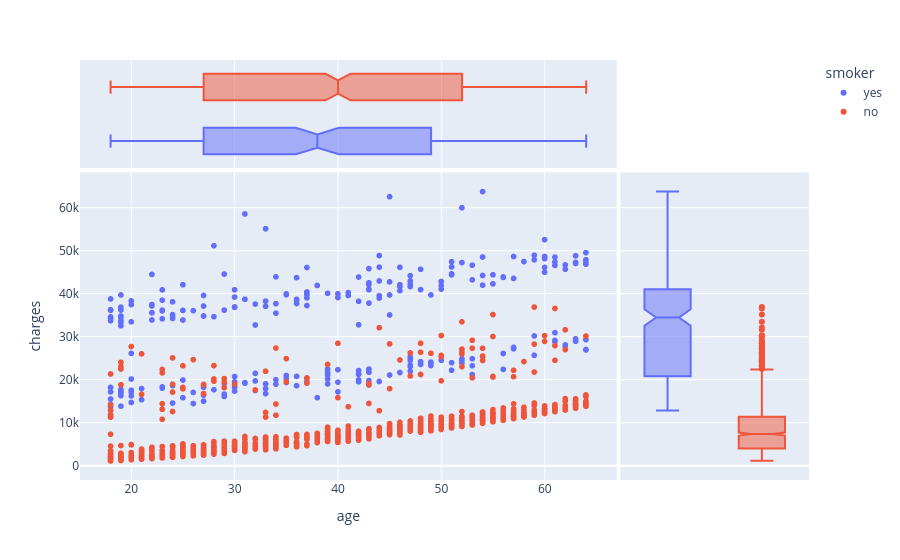

Source (notebook cell):
### Markdown cell above
We can see that smokers have the highest charges across all ages. The general trend in the smoking and non smoking groups is that insurance costs increase with age.
However, there is still an overlap in many data points for smokers and non smokers. We will explore this later.

### Code cell
#code taken from LMS modules
fig = px.scatter(df_cleaned, x="age", y="charges", color="smoker",
                 marginal_y="box", marginal_x="box")
fig.show()

### Figure 1 — Plotly figure (JSON) as saved in the notebook; plotly's stock layout.template omitted (floating-point values rounded to 4 significant figures; data arrays with more than 128 entries replaced by an {"elided": "..."} marker saying what was removed)
{"data": [{"hovertemplate": "smoker=yes<br>age=%{x}<br>charges=%{y}<extra></extra>", "legendgroup": "yes", "marker": {"color": "#636efa", "symbol": "circle"}, "mode": "markers", "name": "yes", "showlegend": true, "type": "scattergl", "x": {"elided": "274 int values"}, "xaxis": "x", "y": {"elided": "274 float values"}, "yaxis": "y"}, {"alignmentgroup": "True", "hovertemplate": "smoker=yes<br>age=%{x}<extra></extra>", "legendgroup": "yes", "marker": {"color": "#636efa", "symbol": "circle"}, "name": "yes", "notched": true, "offsetgroup": "yes", "showlegend": false, "type": "box", "x": {"elided": "274 int values"}, "xaxis": "x3", "yaxis": "y3"}, {"alignmentgroup": "True", "hovertemplate": "smoker=yes<br>charges=%{y}<extra></extra>", "legendgroup": "yes", "marker": {"color": "#636efa", "symbol": "circle"}, "name": "yes", "notched": true, "offsetgroup": "yes", "showlegend": false, "type": "box", "xaxis": "x2", "y": {"elided": "274 float values"}, "yaxis": "y2"}, {"hovertemplate": "smoker=no<br>age=%{x}<br>charges=%{y}<extra></extra>", "legendgroup": "no", "marker": {"color": "#EF553B", "symbol": "circle"}, "mode": "markers", "name": "no", "showlegend": true, "type": "scattergl", "x": {"elided": "1063 int values"}, "xaxis": "x", "y": {"elided": "1063 float values"}, "yaxis": "y"}, {"alignmentgroup": "True", "hovertemplate": "smoker=no<br>age=%{x}<extra></extra>", "legendgroup": "no", "marker": {"color": "#EF553B", "symbol": "circle"}, "name": "no", "notched": true, "offsetgroup": "no", "showlegend": false, "type": "box", "x": {"elided": "1063 int values"}, "xaxis": "x3", "yaxis": "y3"}, {"alignmentgroup": "True", "hovertemplate": "smoker=no<br>charges=%{y}<extra></extra>", "legendgroup": "no", "marker": {"color": "#EF553B", "symbol": "circle"}, "name": "no", "notched": true, "offsetgroup": "no", "showlegend": false, "type": "box", "xaxis": "x2", "y": {"elided": "1063 float values"}, "yaxis": "y2"}], "layout": {"legend": {"title": {"text": "smoker"}, "tracegroupgap": 0}, "margin": {"t": 60}, "xaxis": {"anchor": "y", "domain": [0, 0.7363], "title": {"text": "age"}}, "xaxis2": {"anchor": "y2", "domain": [0.7413, 1], "matches": "x2", "showgrid": false, "showline": false, "showticklabels": false, "ticks": ""}, "xaxis3": {"anchor": "y3", "domain": [0, 0.7363], "matches": "x", "showgrid": true, "showticklabels": false}, "xaxis4": {"anchor": "y4", "domain": [0.7413, 1], "matches": "x2", "showgrid": false, "showline": false, "showticklabels": false, "ticks": ""}, "yaxis": {"anchor": "x", "domain": [0, 0.7326], "title": {"text": "charges"}}, "yaxis2": {"anchor": "x2", "domain": [0, 0.7326], "matches": "y", "showgrid": true, "showticklabels": false}, "yaxis3": {"anchor": "x3", "domain": [0.7426, 1], "matches": "y3", "showgrid": false, "showline": false, "showticklabels": false, "ticks": ""}, "yaxis4": {"anchor": "x4", "domain": [0.7426, 1], "matches": "y3", "showgrid": true, "showline": false, "showticklabels": false, "ticks": ""}}}
